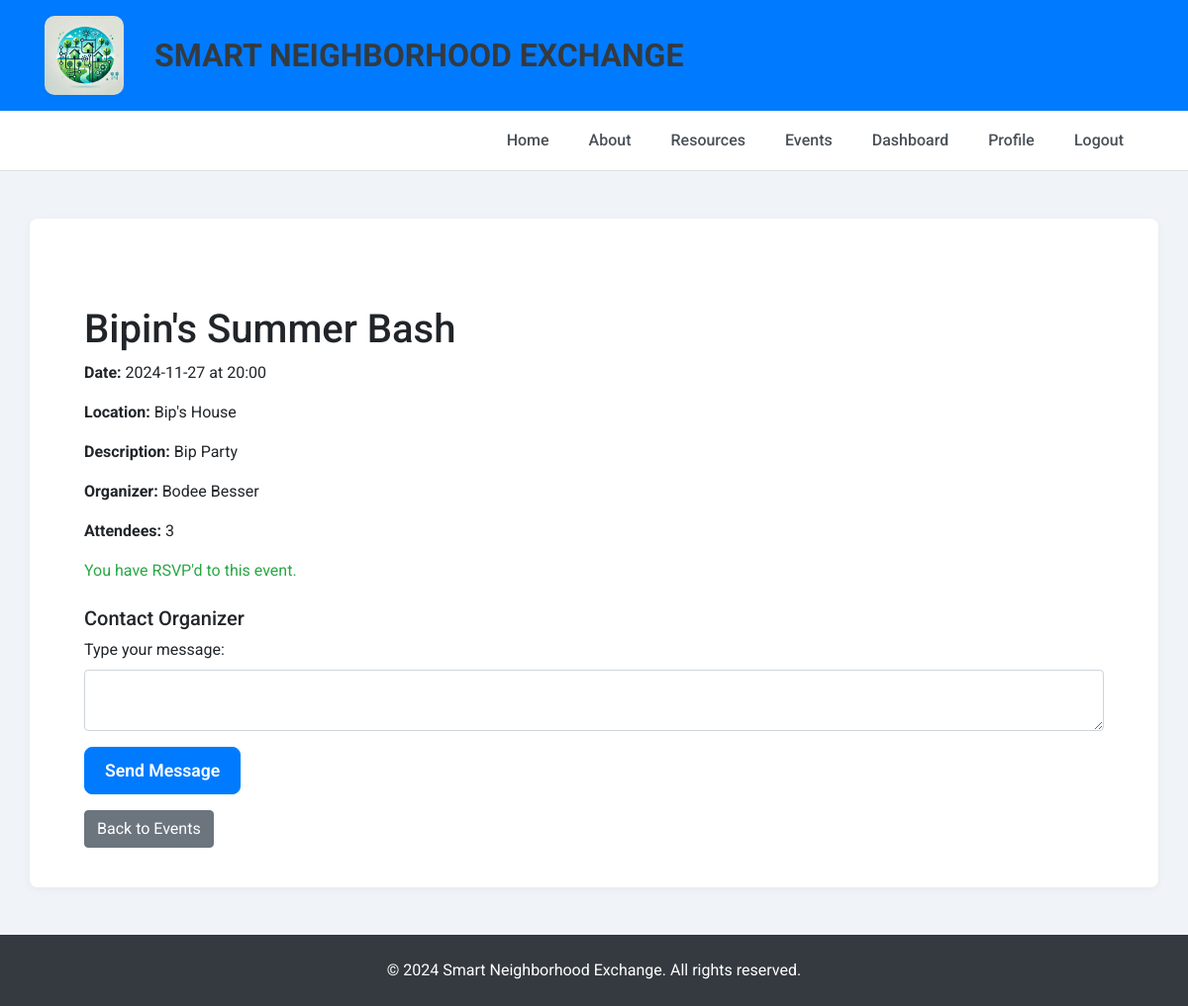
/event/1 (signed in), run on the app's committed database.
### tables this page shows
CREATE TABLE CommunityEvents (
            event_id INTEGER PRIMARY KEY AUTOINCREMENT,
            user_id INTEGER,
            title TEXT NOT NULL,
            description TEXT,
            location TEXT,
            date TEXT NOT NULL,
            time TEXT,
            FOREIGN KEY (user_id) REFERENCES Users(user_id)
        );

CREATE TABLE Users (
            user_id INTEGER PRIMARY KEY AUTOINCREMENT,
            name TEXT NOT NULL,
            email TEXT NOT NULL UNIQUE,
            password TEXT NOT NULL,
            profile_image TEXT,
            location TEXT
        );

### app.py (the view)
@app.route('/event/<int:event_id>', methods=['GET', 'POST'])
def event_details(event_id):
    if 'user_id' not in session:
        return redirect(url_for('login'))
    user_id = session['user_id']
    with sqlite3.connect('projects.db') as conn:
        conn.row_factory = sqlite3.Row
        c = conn.cursor()
        c.execute('''SELECT CommunityEvents.*, Users.user_id AS organizer_id, Users.name AS organizer_name
                     FROM CommunityEvents
                     JOIN Users ON CommunityEvents.user_id = Users.user_id
                     WHERE event_id = ?''', (event_id,))
        event = c.fetchone()
        if not event:
            flash("Event not found.")
            return redirect(url_for('community_events'))
        c.execute('SELECT * FROM EventRSVPs WHERE event_id = ? AND user_id = ?', (event_id, user_id))
        user_rsvp = c.fetchone()
        if request.method == 'POST' and not user_rsvp:
            c.execute('INSERT INTO EventRSVPs (event_id, user_id) VALUES (?, ?)', (event_id, user_id))
            conn.commit()
            flash("You have successfully RSVP'd to this event.")
            return redirect(url_for('event_details', event_id=event_id))
        c.execute('SELECT COUNT(*) FROM EventRSVPs WHERE event_id = ?', (event_id,))
        attendee_count = c.fetchone()[0]
    return render_template(
        'event_details.html', event=event, attendee_count=attendee_count, user_rsvp=user_rsvp, organizer_id=event['organizer_id']  # Pass organizer_id to template
    )

### templates/event_details.html (shortened to what this page needs)
{% extends "base.html" %}
{% block content %}
<div class="container mt-5">
    <h1>{{ event['title'] }}</h1>
    <p><strong>Date:</strong> {{ event['date'] }}{% if event['time'] %} at {{ event['time'] }}{% endif %}</p>
    <p><strong>Location:</strong> {{ event['location'] }}</p>
    <p><strong>Description:</strong> {{ event['description'] }}</p>
    <p><strong>Organizer:</strong> {{ event['organizer_name'] }}</p>
    <p><strong>Attendees:</strong> {{ attendee_count }}</p>
    {% if not user_rsvp %}
        <form action="{{ url_for('event_details', event_id=event['event_id']) }}" method="post">
            <button type="submit" class="btn btn-primary">RSVP</button>
        </form>
    {% else %}
        <p class="text-success">You have RSVP'd to this event.</p>
    {% endif %}
    <div class="mt-4">
        <h5>Contact Organizer</h5>
        <form action="{{ url_for('send_message') }}" method="POST">
            <div class="form-group">
                <label for="messageContent">Type your message:</label>
                <textarea class="form-control" id="messageContent" name="content" required></textarea>
            </div>
            <button type="submit" class="btn btn-primary">Send Message</button>
        </form>
    </div>
    <a href="{{ url_for('community_events') }}" class="btn btn-secondary mt-3">Back to Events</a>
</div>
{% endblock %}

### static/styles.css (style rules this page uses)
body { font-family: 'Roboto', sans-serif !important; background-color: #f0f4f8 !important; }
.btn-primary { background-color: #007bff !important; border-color: #007bff !important; padding: 10px 20px !important; font-size: 1.1rem !important; font-weight: 600 !important; border-radius: 8px !important; }

### data on the page
CommunityEvents: title "Bipin's Summer Bash", date "2024-11-27", time "20:00", location "Bip's House", description "Bip Party"
Users: organizer_name "Bodee Besser"

### other printed values
{{ attendee_count }} "3"
